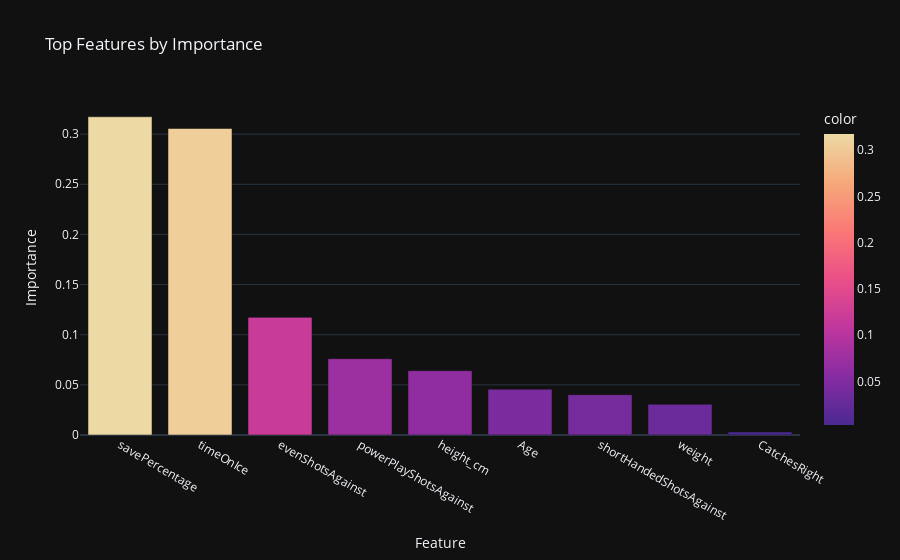

This figure's notebook cell:
### Markdown cell above
## Feature Importance

### Code cell
# Calculate feature importance for our model
importances = model.feature_importances_
indices = np.argsort(importances)[::-1][:10]

# Plot the feature importances using plotly.express
px.bar(x=X.columns[indices], y=importances[indices], title='Top Features by Importance', color=importances[indices], labels={'x': 'Feature', 'y': 'Importance'}, orientation='v')

### Figure 1 — Plotly figure (JSON) as saved in the notebook; plotly's stock layout.template omitted (floating-point values rounded to 4 significant figures)
{"data": [{"alignmentgroup": "True", "hovertemplate": "Feature=%{x}<br>Importance=%{y}<br>color=%{marker.color}<extra></extra>", "legendgroup": "", "marker": {"color": [0.3173, 0.3056, 0.1173, 0.07607, 0.06413, 0.04563, 0.04022, 0.03061, 0.003052], "coloraxis": "coloraxis", "pattern": {"shape": ""}}, "name": "", "offsetgroup": "", "orientation": "v", "showlegend": false, "textposition": "auto", "type": "bar", "x": ["savePercentage", "timeOnIce", "evenShotsAgainst", "powerPlayShotsAgainst", "height_cm", "Age", "shortHandedShotsAgainst", "weight", "CatchesRight"], "xaxis": "x", "y": [0.3173, 0.3056, 0.1173, 0.07607, 0.06413, 0.04563, 0.04022, 0.03061, 0.003052], "yaxis": "y"}], "layout": {"barmode": "relative", "coloraxis": {"colorbar": {"title": {"text": "color"}}, "colorscale": [[0, "rgb(75, 41, 145)"], [0.1667, "rgb(135, 44, 162)"], [0.3333, "rgb(192, 54, 157)"], [0.5, "rgb(234, 79, 136)"], [0.6667, "rgb(250, 120, 118)"], [0.8333, "rgb(246, 169, 122)"], [1, "rgb(237, 217, 163)"]]}, "legend": {"tracegroupgap": 0}, "title": {"text": "Top Features by Importance"}, "xaxis": {"anchor": "y", "domain": [0, 1], "title": {"text": "Feature"}}, "yaxis": {"anchor": "x", "domain": [0, 1], "title": {"text": "Importance"}}}}
